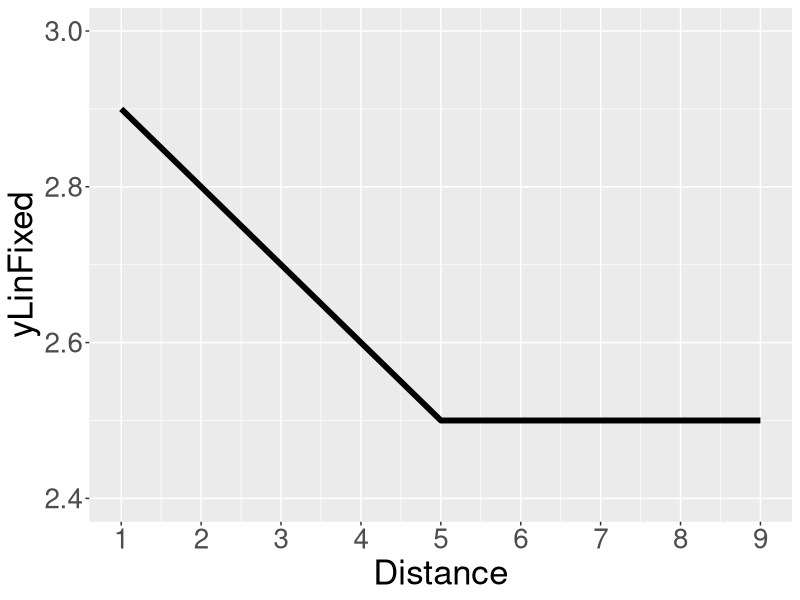
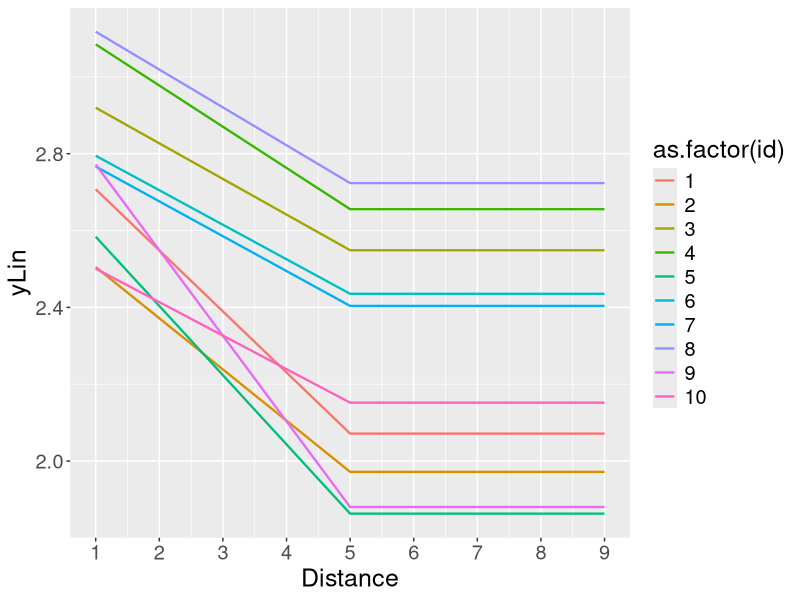
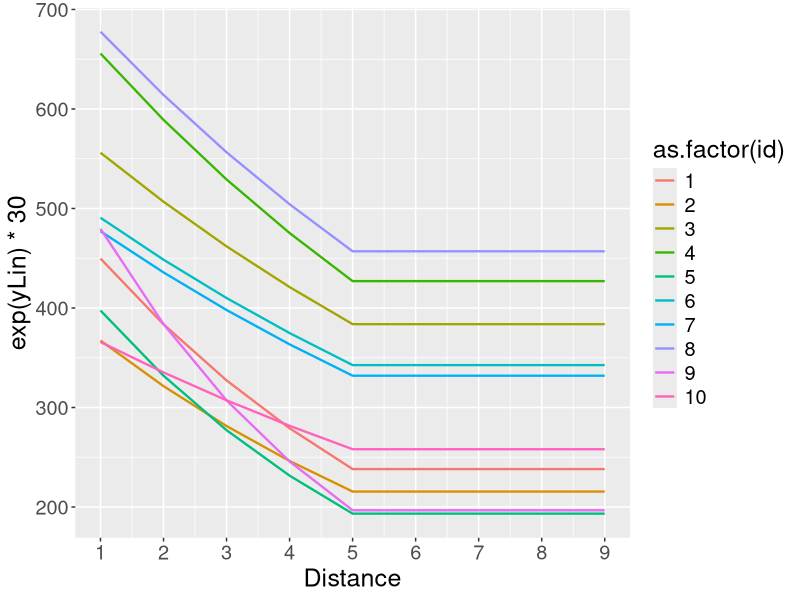
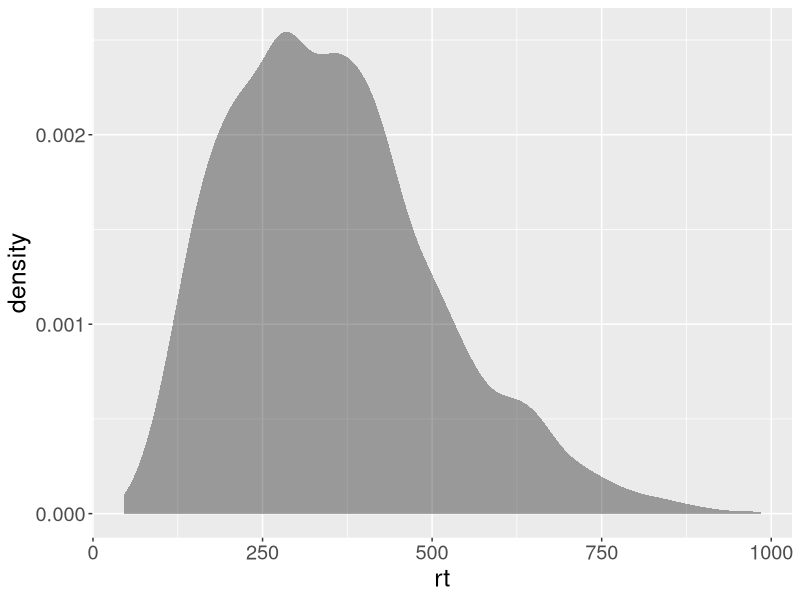
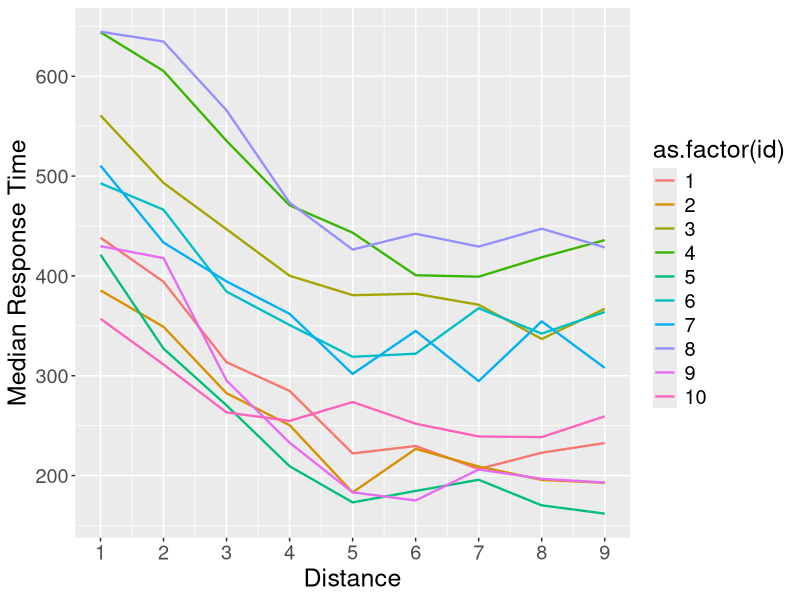
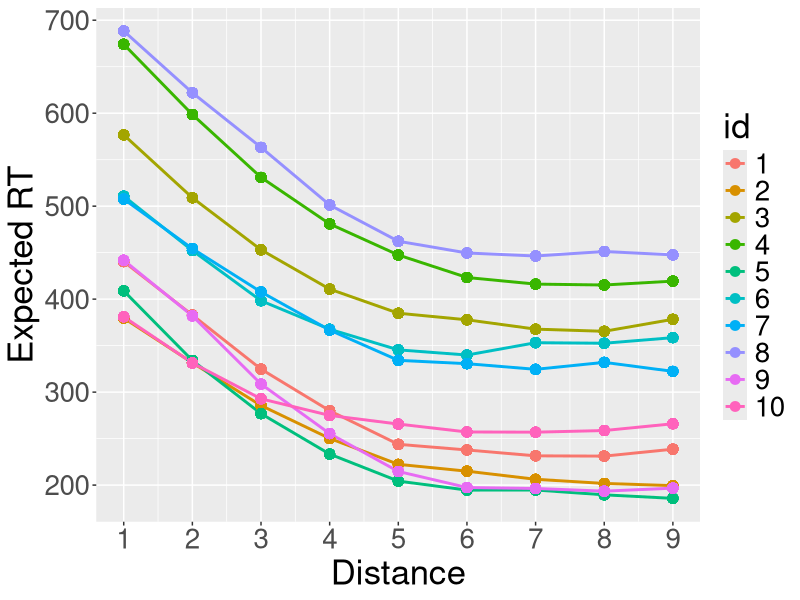
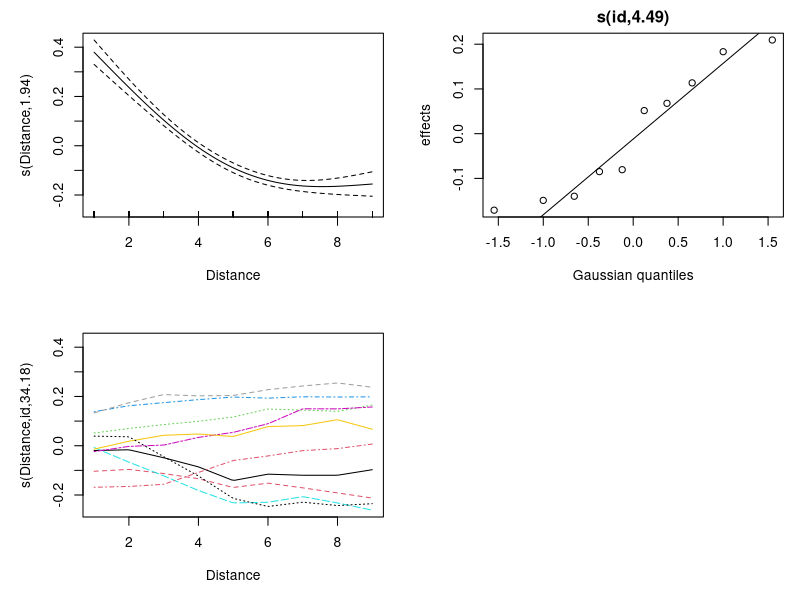

Write R code to recreate these figures, in order.
## ---- chunk 1
rm(list=ls())
library(ggplot2)
library(glmmTMB)
library(mgcv)
set.seed(1000)
## ---- chunk 2
ndistances = 9 # numero di livelli del fattore Distanza
k = 40 # numero di trial per ciascun livello del fattore Distanza
N = 10 # numero di partecipanti
## ---- chunk 3
beta0 = 3 # intercetta (valore di y quando Distance = 0)
beta1 = -0.10 # slope (decremento della y per incremento unitario di Distance)
stop = 5 # dove la retta smette di scendere
## ---- chunk 4
Distance = rep(1:ndistances, each=k, times=N)

yLinFixed = beta0 + beta1 * pmin(Distance, stop)
## ---- chunk 5
#| code-fold: true
ggplot(data=data.frame())+
  geom_line(aes(x=Distance,y=yLinFixed),size=2)+  
  scale_x_continuous(breaks=1:ndistances)+
  scale_y_continuous(limits=c(min(yLinFixed)-0.1,max(yLinFixed+0.1)))+
  theme(text=element_text(size=25))
## ---- chunk 6
id = rep(1:N,each=ndistances*k) # genero il vettore degli "id"

tauInt = 0.3 # SD dell'intercetta random
tauSlo = 0.06 # SD della slope random

rInt = rep(rnorm(N,0,tauInt), each=ndistances*k) # genero le intercette random
rSlo = rep(rnorm(N,0,tauSlo), each=ndistances*k) # genero le slope random
## ---- chunk 7
yLin = beta0 + beta1 * pmin(Distance, stop) + rInt + rSlo * pmin(Distance, stop)
## ---- chunk 8
#| code-fold: true
ggplot(data=data.frame(),aes(x=Distance,y=yLin,color=as.factor(id)))+
  geom_line(size=0.8)+
  scale_x_continuous(breaks=1:ndistances)+
  theme(text=element_text(size=18))
## ---- chunk 9
#| code-fold: true
ggplot(data=data.frame(),aes(x=Distance,y=exp(yLin)*30,color=as.factor(id)))+
  geom_line(size=0.8)+
  scale_x_continuous(breaks=1:ndistances)+
  theme(text=element_text(size=18))
## ---- chunk 10
rt = rgamma(N*k*ndistances, shape = exp(yLin), scale = 30)
## ---- chunk 11
#| code-fold: true
ggplot(data=data.frame())+
  geom_density(aes(x=rt,y=after_stat(density)),fill="black",alpha=.35,color=NA)+
  theme(text=element_text(size=18))
## ---- chunk 12
#| code-fold: true
dx = aggregate(rt,by=list(id=id,Distance=Distance),FUN=median)
ggplot(data=dx,aes(x=Distance,y=x,color=as.factor(id)))+
  geom_line(size=0.8)+
  scale_x_continuous(breaks=1:ndistances)+
  theme(text=element_text(size=18))+
  labs(y="Median Response Time")
## ---- chunk 13
df = data.frame(id=as.factor(id), Distance, rt)
head(df)
## ---- chunk 14
fit = gam(rt ~ s(Distance, k = 3) +
               s(id, bs = "re") + 
               s(Distance, id, bs = "fs", m = 1), 
    family = Gamma(link = "log") , 
    data = df)
## ---- chunk 15
#| code-fold: true
ypred = predict(fit)
ggplot(data.frame(),aes(x=df$Distance,y=exp(ypred),group=as.factor(df$id),color=as.factor(df$id)))+
  geom_line(size=1)+
  geom_point(size=3)+
  scale_x_continuous(breaks=1:ndistances)+
  theme(text=element_text(size=25))+
  labs(x="Distance",y="Expected RT",color="id")
## ---- chunk 16
summary(fit)
## ---- chunk 17
summary(fit)$s.table
## ---- chunk 18
plot(fit,pages=1)
